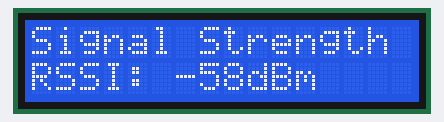
The sketch below on a simulated ESP32. Shown: 16×2 character LCD. WiFi joins after 1.5 s; servers stay silent unless stated; what the sketch prints to the serial monitor is not drawn.

Above: at 4.6 s.

The sketch:

wi-fi.ino
```cpp
// Wi-Fi client
#include <WiFi.h>

// LCD Display
// Reference: https://docs.sunfounder.com/projects/esp32-starter-kit/en/latest/arduino/basic_projects/ar_lcd.html
#include <Wire.h>
// required to install the LiquidCrystal I2C library from the Library Manager
#include <LiquidCrystal_I2C.h>

char* ssid = "ssid";
char* key = "key";

// SDA->21, SCL->22
LiquidCrystal_I2C lcd(0x27, 16, 2); // set the LCD address to 0x27
                                    // for a 16 chars and 2 line display
int count = 0;

void setup() {
  // connect Wi-Fi AP
  Serial.begin(115200);
  WiFi.begin(ssid, key);
  while (WiFi.status() != WL_CONNECTED) {
    delay(500);
  }
  Serial.println("Wi-Fi Connected");

  // setup lcd display
  lcd.init();       // initialize the lcd
  lcd.backlight();  // turns on the LCD backlight.
  delay(3000);
}

void showRssi() {
  long rssi = WiFi.RSSI();
  Serial.println(rssi);
  lcd.setCursor(0, 0);
  lcd.print("Signal Strength"); // print a message to the LCD

  lcd.setCursor(0, 1);  // sets the cursor position to the
                        // second row and first column (0, 1)
  lcd.print("RSSI: ");
  lcd.print(rssi);
  lcd.print("dBm");
}


void loop() {
  lcd.clear();
  showRssi();
  delay(1000);
}
```
